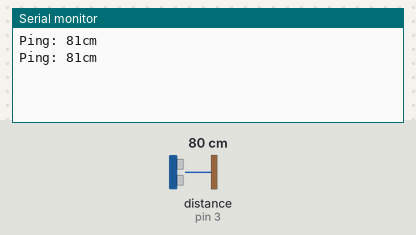
A sketch run on a simulated Arduino Uno, built with avr-gcc and run on an emulated ATmega328P. Shown: the last lines printed to the serial monitor. Inputs (shaded band) come from the test bench; at power-on: distance to the obstacle (sensor on pin 3) 80 cm. The echo pulse lasts 58.3 µs per cm.

Above: at 2.8 s.
2.9 s: distance to the obstacle (sensor on pin 3) set to 2 cm
At 3.7 s:
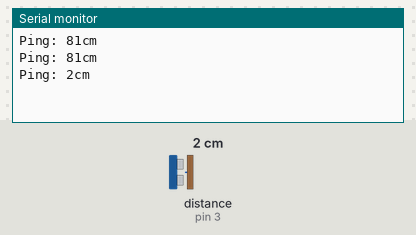
4.4 s: distance to the obstacle (sensor on pin 3) set to 4 cm
At 5.8 s:
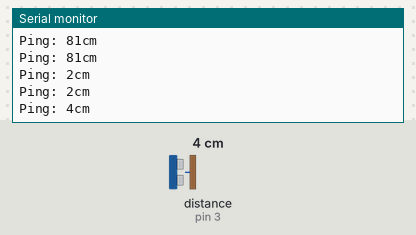
Timing chart, 0 to 7.4 s (numbered marks = the images above; inputs shaded):
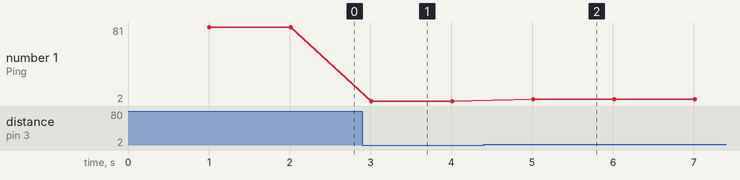

The sketch:

NewPingExample.ino
```cpp
// ---------------------------------------------------------------------------
// Example NewPing library sketch that does a ping about 20 times per second.
// ---------------------------------------------------------------------------

#include <NewPing.h>

#define TRIGGER_PIN  4  // Arduino pin tied to trigger pin on the ultrasonic sensor.
#define ECHO_PIN     3  // Arduino pin tied to echo pin on the ultrasonic sensor.
#define MAX_DISTANCE 200 // Maximum distance we want to ping for (in centimeters). Maximum sensor distance is rated at 400-500cm.

NewPing sonar(TRIGGER_PIN, ECHO_PIN, MAX_DISTANCE); // NewPing setup of pins and maximum distance.

void setup() {
  Serial.begin(115200); // Open serial monitor at 115200 baud to see ping results.
}

void loop() {
  delay(1000);                      // Wait 50ms between pings (about 20 pings/sec). 29ms should be the shortest delay between pings.
  unsigned int uS = sonar.ping(); // Send ping, get ping time in microseconds (uS).
  Serial.print("Ping: ");
  Serial.print(uS / US_ROUNDTRIP_CM); // Convert ping time to distance in cm and print result (0 = outside set distance range)
  Serial.println("cm");
}
```

Measured:
- after the input at 2.9 s, the serial monitor: prints a new line after 0.11 s (image 1)
- after the input at 4.4 s, the serial monitor: prints a new line after 0.61 s (image 2)
- plotted number 1: 81 → 2 after the input at 2.9 s, 2 → 4 after the input at 4.4 s
